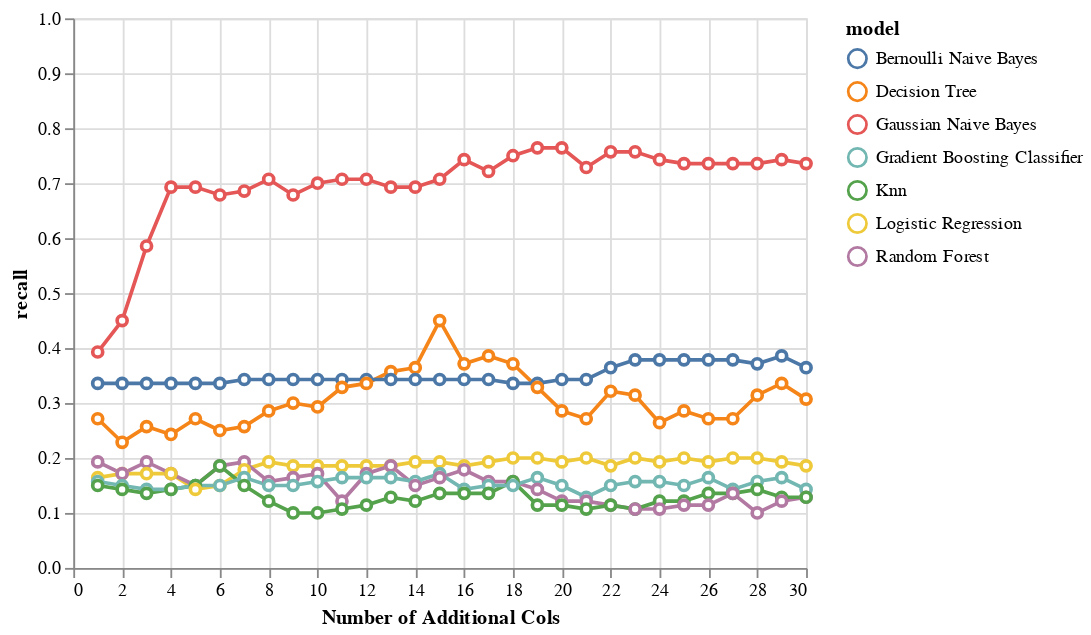

The code cell stored with this chart in its notebook:
### Markdown cell above
The chart below shows the incremental value of adding new features when looking at recall of the positive class only. This tells a slightly different story where there is a lot of improvement to the recall as we keep adding features. We notice the precision declines slightly, but ultimately we believe the gain of recall merits keeping the majority of the additional features identified.

### Code cell
perf_subset = perf_by_additional_n_cols_matrix_v1[
    (perf_by_additional_n_cols_matrix_v1['grouping'] == "Depressed (Yes)") &
    (perf_by_additional_n_cols_matrix_v1['additional_col_method'] == "corr_to_mdd_subset_data_v2")
]


alt.Chart(perf_subset).mark_line(
       point={
         "filled": False,
         "fill": "white"
       }
).encode(
    x = alt.X('addl_cols', title="Number of Additional Cols"),
    y = alt.Y('recall', scale=alt.Scale(domain=[0, 1])),
    color = 'model'
)

### Figure 1 — Vega-Lite specification as saved in the notebook (floating-point values rounded to 4 significant figures; data arrays with more than 128 entries replaced by an {"elided": "..."} marker saying what was removed)
{"config": {"view": {"continuousWidth": 400, "continuousHeight": 300}}, "data": {"name": "data-49156caf4684641526262a0e855c58fe"}, "mark": {"type": "line", "point": {"filled": false, "fill": "white"}}, "encoding": {"color": {"field": "model", "type": "nominal"}, "x": {"field": "addl_cols", "title": "Number of Additional Cols", "type": "quantitative"}, "y": {"field": "recall", "scale": {"domain": [0, 1]}, "type": "quantitative"}}, "$schema": "https://vega.github.io/schema/vega-lite/v4.17.0.json", "datasets": {"data-49156caf4684641526262a0e855c58fe": {"elided": "210 records"}}}
